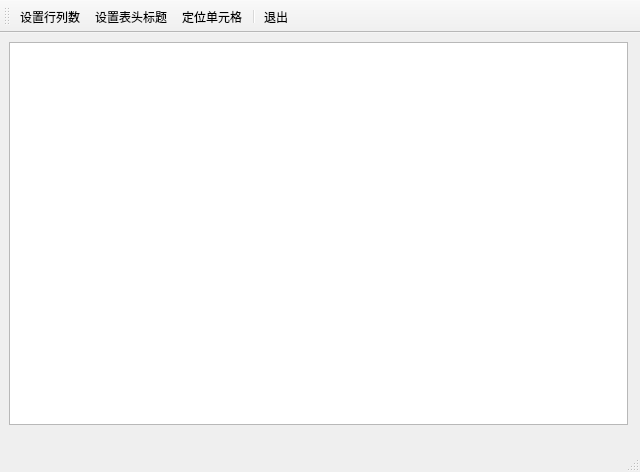
<?xml version="1.0" encoding="UTF-8"?>
<ui version="4.0">
 <class>myMainWindow</class>
 <widget class="QMainWindow" name="myMainWindow">
  <property name="geometry">
   <rect>
    <x>0</x>
    <y>0</y>
    <width>640</width>
    <height>472</height>
   </rect>
  </property>
  <property name="windowTitle">
   <string>myMainWindow</string>
  </property>
  <widget class="QWidget" name="centralwidget">
   <widget class="QTableView" name="tableView">
    <property name="geometry">
     <rect>
      <x>9</x>
      <y>9</y>
      <width>619</width>
      <height>383</height>
     </rect>
    </property>
   </widget>
  </widget>
  <widget class="QStatusBar" name="statusbar"/>
  <widget class="QToolBar" name="toolBar">
   <property name="windowTitle">
    <string>toolBar</string>
   </property>
   <property name="toolButtonStyle">
    <enum>Qt::ToolButtonTextUnderIcon</enum>
   </property>
   <attribute name="toolBarArea">
    <enum>TopToolBarArea</enum>
   </attribute>
   <attribute name="toolBarBreak">
    <bool>false</bool>
   </attribute>
   <addaction name="actSetrowandcolumn"/>
   <addaction name="actSetHeader"/>
   <addaction name="actLocation"/>
   <addaction name="separator"/>
   <addaction name="actExit"/>
  </widget>
  <action name="actSetrowandcolumn">
   <property name="icon">
    <iconset resource="image.qrc">
     <normaloff>:/img/image/boy.jfif</normaloff>:/img/image/boy.jfif</iconset>
   </property>
   <property name="text">
    <string>设置行列数</string>
   </property>
  </action>
  <action name="actSetHeader">
   <property name="icon">
    <iconset resource="image.qrc">
     <normaloff>:/img/image/girl.jfif</normaloff>:/img/image/girl.jfif</iconset>
   </property>
   <property name="text">
    <string>设置表头标题</string>
   </property>
  </action>
  <action name="actLocation">
   <property name="icon">
    <iconset resource="image.qrc">
     <normaloff>:/img/image/toolbarlab.jfif</normaloff>:/img/image/toolbarlab.jfif</iconset>
   </property>
   <property name="text">
    <string>定位单元格</string>
   </property>
  </action>
  <action name="actExit">
   <property name="icon">
    <iconset resource="image.qrc">
     <normaloff>:/img/image/redX.jpg</normaloff>:/img/image/redX.jpg</iconset>
   </property>
   <property name="text">
    <string>退出</string>
   </property>
  </action>
 </widget>
 <resources>
  <include location="image.qrc"/>
 </resources>
 <connections/>
</ui>
